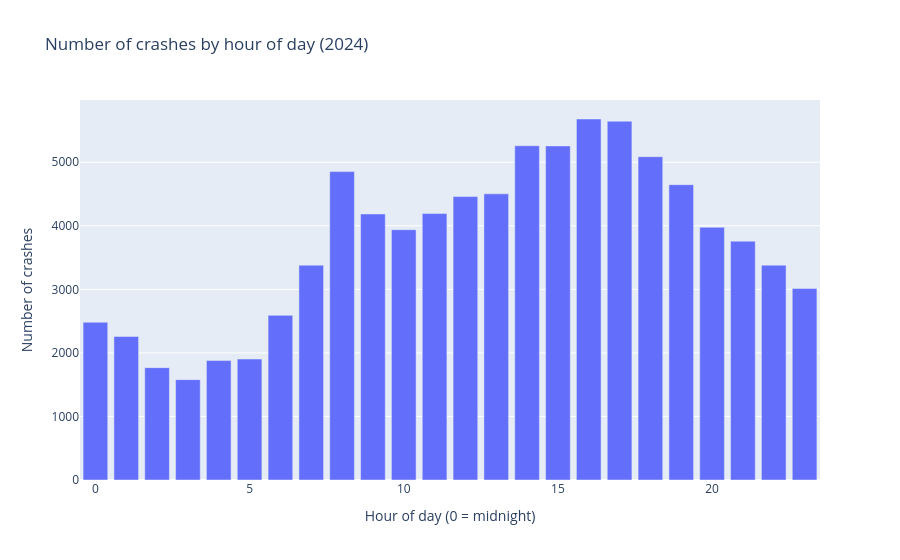

The notebook cell saved with this chart:
### Markdown cell above
First, let's see how many crashes happen at each hour, so we know how much data each hour is based on.

### Code cell
fig = px.bar(
    by_hour,
    x="hour",
    y="crashes",
    title="Number of crashes by hour of day (2024)",
    labels={"hour": "Hour of day (0 = midnight)", "crashes": "Number of crashes"},
)
fig.show()

### Figure 1 — Plotly figure (JSON) as saved in the notebook; plotly's stock layout.template omitted (floating-point values rounded to 4 significant figures)
{"data": [{"hovertemplate": "Hour of day (0 = midnight)=%{x}<br>Number of crashes=%{y}<extra></extra>", "legendgroup": "", "marker": {"color": "#636efa", "pattern": {"shape": ""}}, "name": "", "orientation": "v", "showlegend": false, "textposition": "auto", "type": "bar", "x": [0, 1, 2, 3, 4, 5, 6, 7, 8, 9, 10, 11, 12, 13, 14, 15, 16, 17, 18, 19, 20, 21, 22, 23], "xaxis": "x", "y": [2482, 2259, 1768, 1579, 1879, 1903, 2591, 3380, 4852, 4186, 3938, 4192, 4459, 4502, 5259, 5257, 5680, 5645, 5087, 4647, 3976, 3758, 3380, 3015], "yaxis": "y"}], "layout": {"barmode": "relative", "legend": {"tracegroupgap": 0}, "title": {"text": "Number of crashes by hour of day (2024)"}, "xaxis": {"anchor": "y", "domain": [0, 1], "title": {"text": "Hour of day (0 = midnight)"}}, "yaxis": {"anchor": "x", "domain": [0, 1], "title": {"text": "Number of crashes"}}}}
